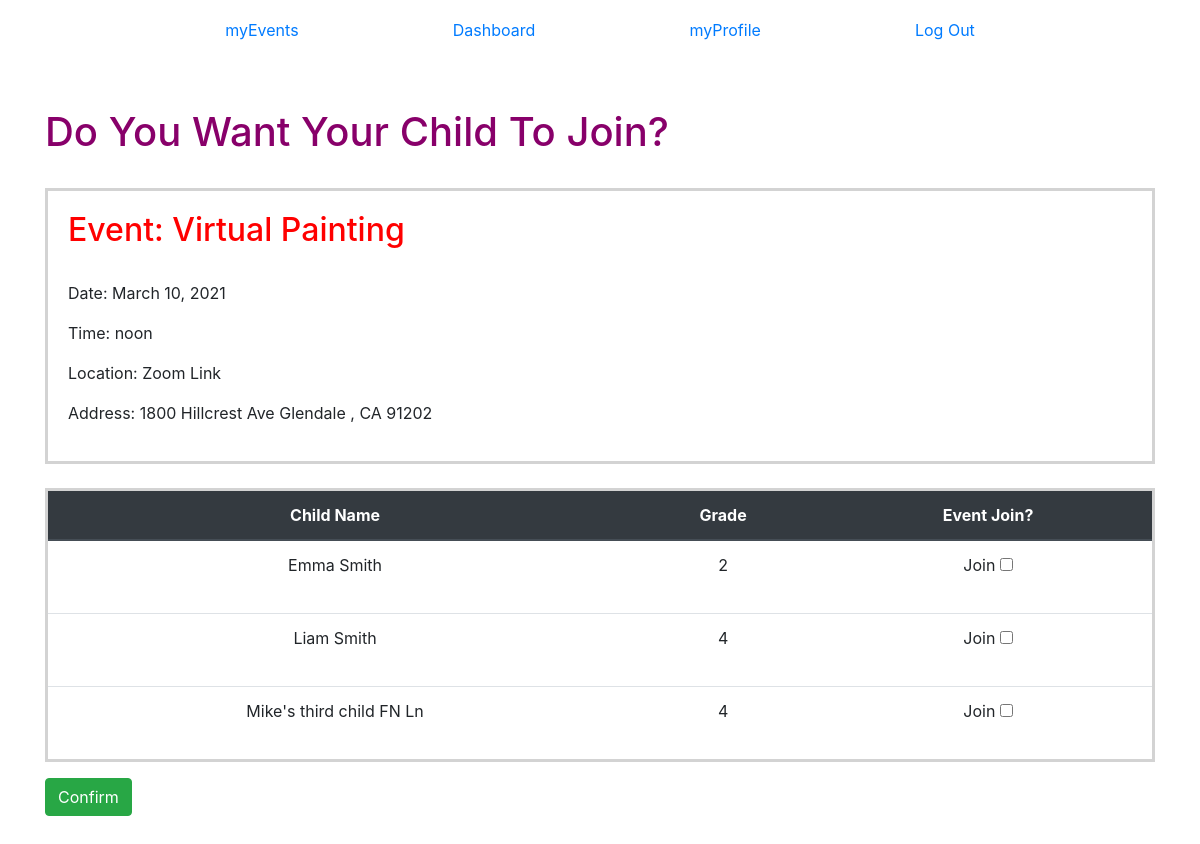
/ABC/event/2/newJoin (signed in), run on an earlier commit of the app's database.
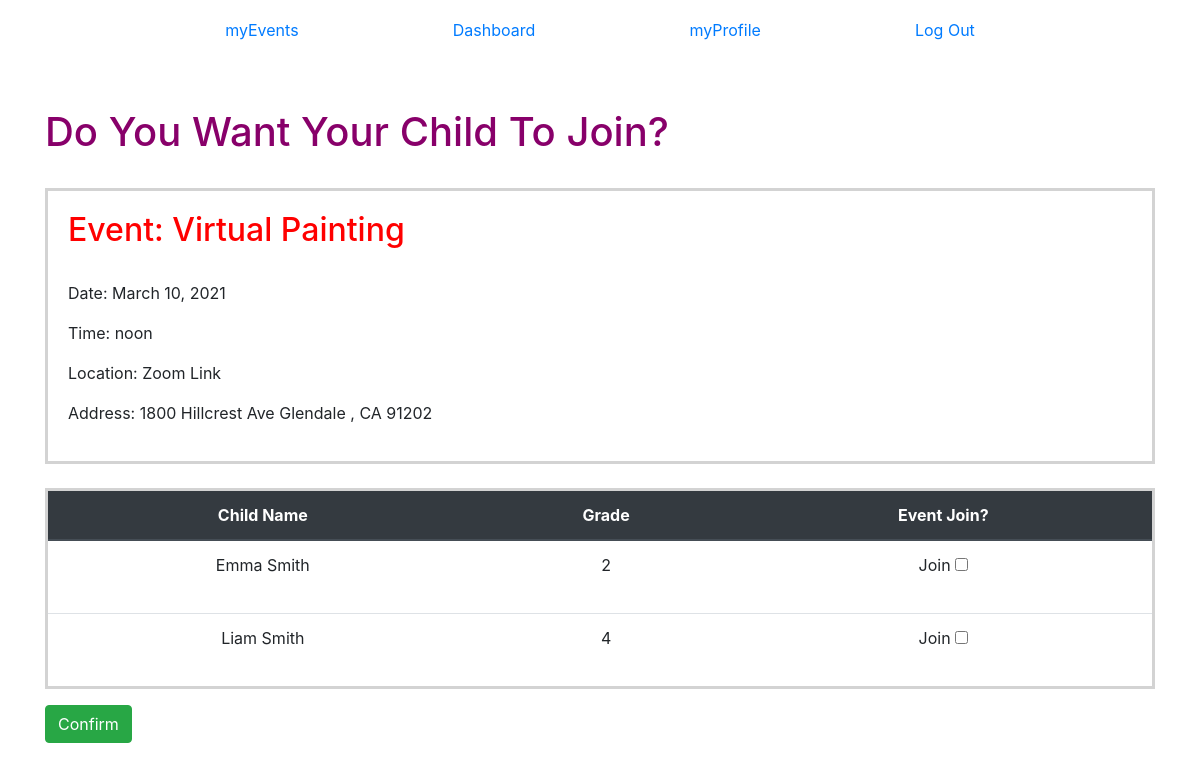
And on a later commit of the database.
### group_app/models.py (models this page shows, shortened)
class Child(models.Model):
    first_name = models.CharField(max_length=50)
    last_name = models.CharField(max_length=50)
    birth_date = models.DateTimeField()
    gender = models.CharField(max_length=10)
    age = models.IntegerField()
    program = models.CharField(max_length=20)
    created_at = models.DateTimeField(auto_now_add=True)
    updated_at = models.DateTimeField(auto_now=True)
    parent_child = models.ForeignKey(
        User, related_name="enrolled_parent", on_delete=models.CASCADE)
    objects = ChildManager()
    def full_name(self):
        return f"{self.first_name} {self.last_name}"

### group_app/views.py (the view)
# urls.py: path('event/<int:event_id>/newJoin', views.viewJoin),
def viewJoin(request, event_id):
    if 'user_id' not in request.session:
        return redirect('/ABC')
    user = User.objects.get(id=request.session['user_id'])
    children = user.enrolled_parent.all()
    event = Event.objects.get(id=event_id)
    context = {
        'user': user,
        'children': children,
        'user_event': event,
    }
    return render(request, 'newJoin.html', context)

### group_app/templates/newJoin.html (shortened to what this page needs)
<!DOCTYPE html>
<html lang="en">
<head>
    <link href="https://stackpath.bootstrapcdn.com/bootstrap/4.5.0/css/bootstrap.min.css" rel="stylesheet"
>
    {% load static %}
    <link rel="stylesheet" href="{% static 'css/style.css' %}">
</head>
<body>
    <div class="container">
        <nav class="navbar">
            <a href="/ABC/myEvents">myEvents</a>
            <a href="/ABC/dashboard">Dashboard</a>
            <a href="/ABC/myProfile">myProfile</a>
            <a class="float-right" href="/ABC/logout">Log Out</a>
        </nav>
        <br>
        <br>
        <div>
            <h1>Do You Want Your Child To Join?</h1>
        </div>
        <br>
        <section id="event_info">
            <h2>Event: {{ user_event.event_name }}</h2>
            <br>
            <p>Date: {{ user_event.event_date }}</p>
            <p>Time: {{ user_event.event_time }}</p>
            <p>Location: {{ user_event.location }}</a></p>
            <p>Address: {{ user_event.street_address }} {{ user_event.city}} , {{ user_event.state}} {{ user_event.zip_code}}</p>
        </section>
        <br>
        <section>
            <form action="/ABC/event/{{user_event.id}}/requestJoin" method="POST">
                <table class="table" id="child_info">
                    <thead class="thead-dark">
                        <tr>
                            <th scope="col">Child Name</th>
                            <th scope="col">Grade</th>
                            <th scope="col">Event Join?</th>
                        </tr>
                    </thead>
                    <tbody>
                        {% for child in children %}
                        <tr>
                            <td>{{ child.full_name }}</td>
                            <td>{{ child.age }}</td>
                            <td>
                                <div class="form-group">
                                    <label for="child{{ child.id }}">Join</label>
                                    <input type="checkbox" name="childrenJoin" id="{{ child.id }}"
                                        value="{{ child.id }}">
                                </div>
                            </td>
                        </tr>
                        {% endfor %}
                    </tbody>
                </table>
                <div class="form-group">
                    <button class="btn btn-success" type="submit">Confirm</button>
                </div>
            </form>
            <br>
            <br>
        </section>
    </div>
</body>
</html>

What changed in the data, as far as the page shows it:
removed Child: full_name "Mike's third child FN Ln", age "4"
